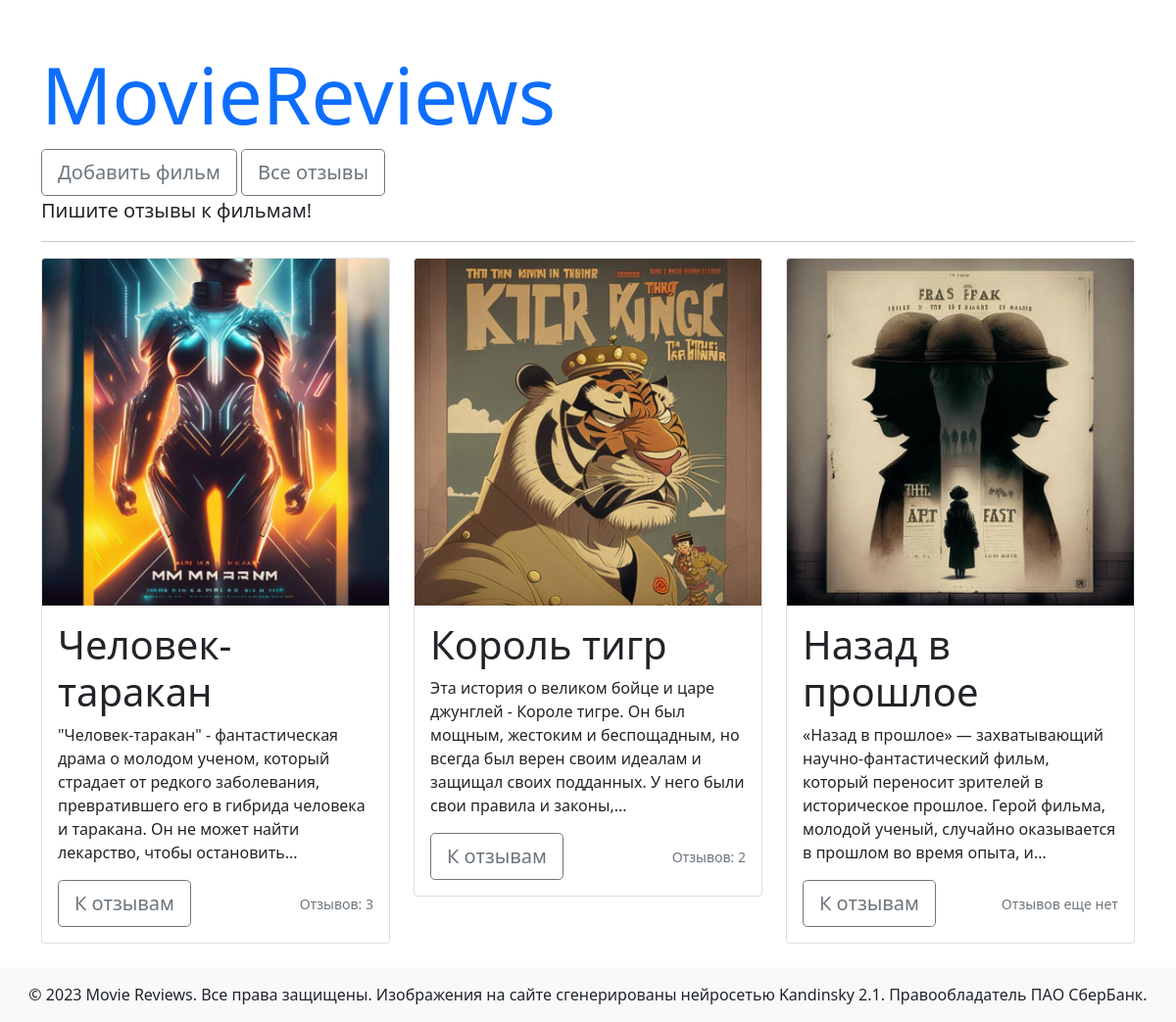
The page / on the database its author committed.
### app/models.py (models this page shows, shortened)
class Movie(db.Model):
    id = db.Column(db.Integer, primary_key=True)
    title = db.Column(db.String(255), nullable=False)
    description = db.Column(db.Text, nullable=False)
    image = db.Column(db.String(255), nullable=False)
    reviews = db.relationship('Review', back_populates='movie')

### app/views.py (the view)
@app.route('/')
def index():
    movies = Movie.query.order_by(Movie.id.desc()).all()
    return render_template('index.html',
                           movies=movies)

### app/templates/index.html
{% extends 'base.html' %}
{% block content %}
  {% for movie in movies %}
    <div class="col-md-4">
      <div class="card mb-4">
        {% if movie.image %}
          <img src="{{ url_for('static', filename='images/' + movie.image) }}" class="card-img-top">
        {% endif %}
        <div class="card-body">
          <h1 class="card-title display-6">{{ movie.title }}</h1>
          <p class="card-text">{{ movie.description|truncate(200) }}</p>
          <div class="d-flex justify-content-between align-items-center">
            <div class="btn-group">
              <a href="{{ url_for('movie', id=movie.id) }}" class="btn btn-lg btn-outline-secondary">К отзывам</a>
            </div>
            <small class="text-muted">
              {% if movie.reviews %}
                Отзывов: {{ movie.reviews|length }}
              {% else %}
                Отзывов еще нет
              {% endif %}
            </small>
          </div>
        </div>
      </div>
    </div>
  {% else %}
    <p class="lead">Пока тут пусто, но скоро мы это исправим!</p>
  {% endfor %}
{% endblock content %}

### app/templates/base.html (shortened to what this page needs)
<!DOCTYPE html>
<html lang="ru">
  <head>
    <link href="https://cdn.jsdelivr.net/npm/bootstrap@5.0.2/dist/css/bootstrap.min.css" rel="stylesheet">
  </head>
  <body>
    <div class="container">
      <h1 class="mt-5 display-1"><a href="{{ url_for('index') }}" class="text-decoration-none">MovieReviews</a></h1>
      <a href="{{ url_for('add_movie') }}" class="btn btn-lg btn-outline-secondary">Добавить фильм</a>
      <a href="{{ url_for('reviews') }}" class="btn btn-lg btn-outline-secondary">Все отзывы</a>
      <p class="lead">Пишите отзывы к фильмам!</p>
      <hr>
      <div class="row">
        {% block content %}{% endblock %}
      </div>
    </div>
    <footer id="footer" class="bg-light text-center py-3">
      &copy; 2023 Movie Reviews. Все права защищены. Изображения на сайте сгенерированы нейросетью Kandinsky 2.1. Правообладатель ПАО СберБанк.
    </footer>
  </body>
</html>

### rows shown on the page
Movie: image (picture), title "Человек-таракан", description "\"Человек-таракан\" - фантастическая драма о молодом ученом, который страдает от редкого заболевания, превратившего его в гибрида человека и таракана. Он не может найти лекарство, чтобы остановить...", reviews|length "3"
Movie: image (picture), title "Король тигр", description "Эта история о великом бойце и царе джунглей - Короле тигре. Он был мощным, жестоким и беспощадным, но всегда был верен своим идеалам и защищал своих подданных. У него были свои правила и законы,...", reviews|length "2"
Movie: image (picture), title "Назад в прошлое", description "«Назад в прошлое» — захватывающий научно-фантастический фильм, который переносит зрителей в историческое прошлое. Герой фильма, молодой ученый, случайно оказывается в прошлом во время опыта, и...", shows "Отзывов еще нет"
